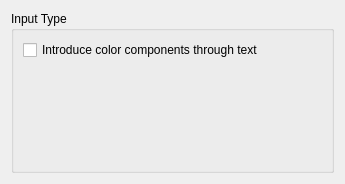
<?xml version="1.0" encoding="UTF-8"?>
<ui version="4.0">
 <class>BuilderConfigurationForm</class>
 <widget class="QWidget" name="BuilderConfigurationForm">
  <property name="geometry">
   <rect>
    <x>0</x>
    <y>0</y>
    <width>345</width>
    <height>184</height>
   </rect>
  </property>
  <layout class="QGridLayout" name="gridLayout">
   <item row="1" column="0">
    <widget class="QGroupBox" name="groupBox">
     <property name="title">
      <string>Input Type</string>
     </property>
     <layout class="QGridLayout" name="gridLayout_2">
      <item row="0" column="0">
       <layout class="QVBoxLayout" name="verticalLayout">
        <item>
         <widget class="QCheckBox" name="kcfg_textInput">
          <property name="text">
           <string>Introduce color components through text</string>
          </property>
         </widget>
        </item>
        <item>
         <widget class="QLabel" name="inputTypePreviewLabel">
          <property name="text">
           <string/>
          </property>
         </widget>
        </item>
       </layout>
      </item>
     </layout>
    </widget>
   </item>
  </layout>
 </widget>
 <resources/>
 <connections/>
</ui>
